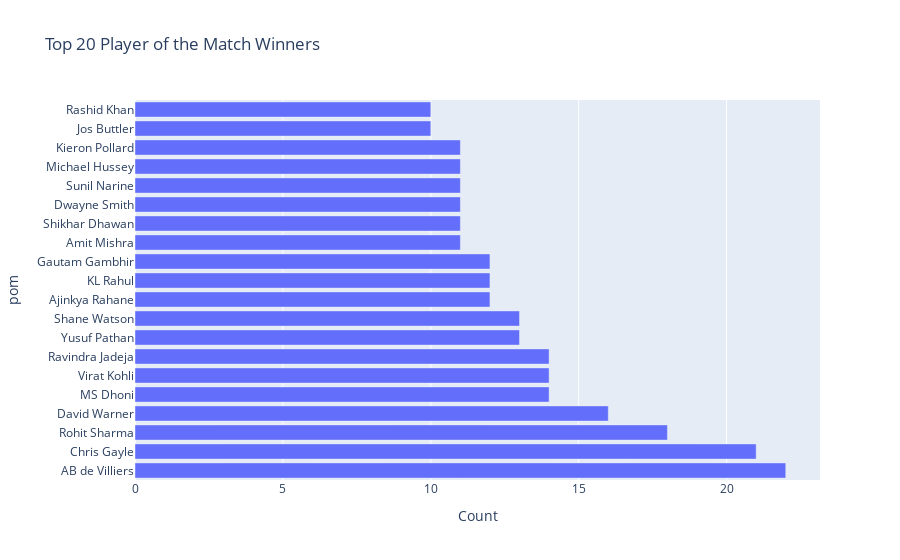

The code cell stored with this chart in its notebook:
### Code cell
fig = px.bar(pom, y=pom.index, x=pom.values, orientation='h', 
             labels={'x': 'Count', 'y': 'Player of the Match'}, title='Top 20 Player of the Match Winners')
fig.show()

### Figure 1 — Plotly figure (JSON) as saved in the notebook; plotly's stock layout.template omitted (floating-point values rounded to 4 significant figures)
{"data": [{"alignmentgroup": "True", "hovertemplate": "Count=%{x}<br>pom=%{y}<extra></extra>", "legendgroup": "", "marker": {"color": "#636efa", "pattern": {"shape": ""}}, "name": "", "offsetgroup": "", "orientation": "h", "showlegend": false, "textposition": "auto", "type": "bar", "x": [22, 21, 18, 16, 14, 14, 14, 13, 13, 12, 12, 12, 11, 11, 11, 11, 11, 11, 10, 10], "xaxis": "x", "y": ["AB de Villiers", "Chris Gayle", "Rohit Sharma", "David Warner", "MS Dhoni", "Virat Kohli", "Ravindra Jadeja", "Yusuf Pathan", "Shane Watson", "Ajinkya Rahane", "KL Rahul", "Gautam Gambhir", "Amit Mishra", "Shikhar Dhawan", "Dwayne Smith", "Sunil Narine", "Michael Hussey", "Kieron Pollard", "Jos Buttler", "Rashid Khan"], "yaxis": "y"}], "layout": {"barmode": "relative", "legend": {"tracegroupgap": 0}, "title": {"text": "Top 20 Player of the Match Winners"}, "xaxis": {"anchor": "y", "domain": [0, 1], "title": {"text": "Count"}}, "yaxis": {"anchor": "x", "domain": [0, 1], "title": {"text": "pom"}}}}
